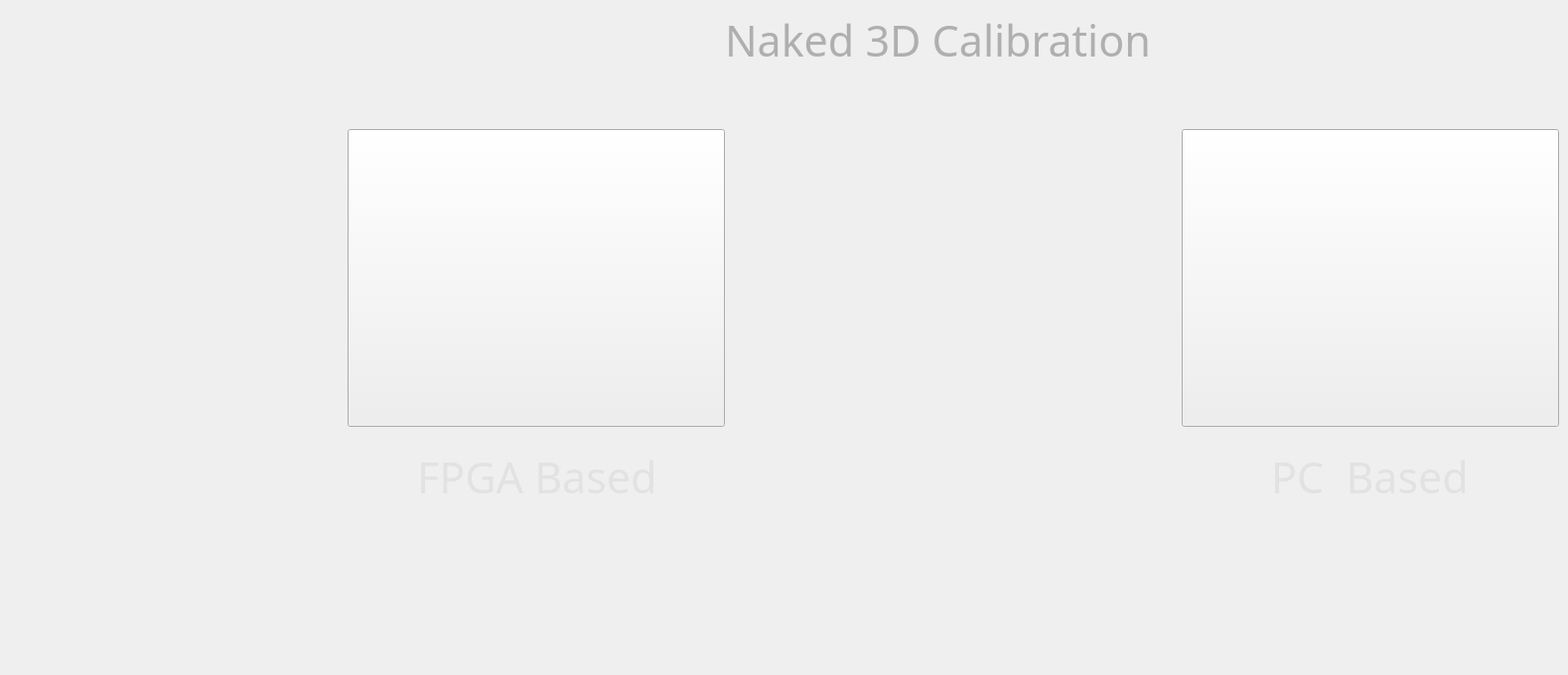
       <widget class="QWidget" name="page_1">
        <widget class="QPushButton" name="PC_btn">
         <property name="geometry">
          <rect>
           <x>1190</x>
           <y>130</y>
           <width>380</width>
           <height>300</height>
          </rect>
         </property>
         <property name="styleSheet">
          <string notr="true">QPushButton:pressed {border: 5px solid gray;}
QPushButton:hover {border: 5px solid gray;}</string>
         </property>
         <property name="text">
          <string/>
         </property>
        </widget>
        <widget class="QLabel" name="label_37">
         <property name="geometry">
          <rect>
           <x>420</x>
           <y>460</y>
           <width>261</width>
           <height>41</height>
          </rect>
         </property>
         <property name="font">
          <font>
           <family>Lucida Fax</family>
           <pointsize>32</pointsize>
          </font>
         </property>
         <property name="styleSheet">
          <string notr="true">color: rgb(226, 226, 226);</string>
         </property>
         <property name="text">
          <string>FPGA Based</string>
         </property>
        </widget>
        <widget class="QPushButton" name="FPGA_btn">
         <property name="geometry">
          <rect>
           <x>350</x>
           <y>130</y>
           <width>380</width>
           <height>300</height>
          </rect>
         </property>
         <property name="minimumSize">
          <size>
           <width>380</width>
           <height>300</height>
          </size>
         </property>
         <property name="styleSheet">
          <string notr="true">QPushButton:pressed {border: 3px solid gray;}
QPushButton:hover {border: 5px solid gray;}
</string>
         </property>
         <property name="text">
          <string/>
         </property>
         <property name="icon">
          <iconset theme="document-print">
           <normaloff>.</normaloff>.</iconset>
         </property>
        </widget>
        <widget class="QLabel" name="label_38">
         <property name="geometry">
          <rect>
           <x>1280</x>
           <y>460</y>
           <width>221</width>
           <height>41</height>
          </rect>
         </property>
         <property name="font">
          <font>
           <family>Lucida Fax</family>
           <pointsize>32</pointsize>
          </font>
         </property>
         <property name="styleSheet">
          <string notr="true">color: rgb(226, 226, 226);</string>
         </property>
         <property name="text">
          <string>PC  Based</string>
         </property>
        </widget>
        <widget class="QLabel" name="label_39">
         <property name="geometry">
          <rect>
           <x>730</x>
           <y>20</y>
           <width>531</width>
           <height>41</height>
          </rect>
         </property>
         <property name="font">
          <font>
           <family>Lucida Fax</family>
           <pointsize>32</pointsize>
          </font>
         </property>
         <property name="styleSheet">
          <string notr="true">color: rgb(175, 175, 175);</string>
         </property>
         <property name="text">
          <string>Naked 3D Calibration</string>
         </property>
        </widget>
        <widget class="QLabel" name="warning_monitor">
         <property name="geometry">
          <rect>
           <x>570</x>
           <y>590</y>
           <width>901</width>
           <height>81</height>
          </rect>
         </property>
         <property name="font">
          <font>
           <pointsize>25</pointsize>
          </font>
         </property>
         <property name="styleSheet">
          <string notr="true">color: rgb(255, 0, 0);</string>
         </property>
         <property name="text">
          <string/>
         </property>
        </widget>
       </widget>
